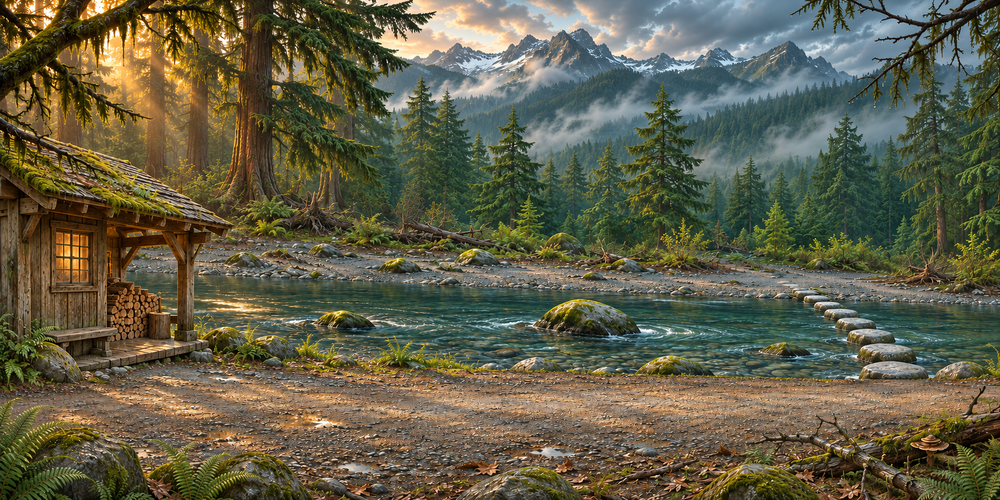
#> input picture games/broken-bridge-25d-prototype/visual-review/originals/exec-352d35e3-5b2d-4e73-ab53-8ed54f01d44e.png, 1000 x 500 px, shrunk from 1774 x 887 before the run
$ python prepare_v050.py
#> lines starting #> are read from the running program, lines starting #| are printed output that depends on the picture; after the words box and inside, x2 and y2 are one past the last pixel; in counts of white or black regions, pixels touching at a corner belong together
"""Produce the crisp registered bank and parallax plate from the authored edit."""
from pathlib import Path
from PIL import Image, ImageDraw, ImageFilter

review = Path(__file__).resolve().parent
assets = review.parent / 'assets'
source = review / 'originals' / 'exec-352d35e3-5b2d-4e73-ab53-8ed54f01d44e.png'
forest = Image.open(source).convert('RGB')
#> forest is the input picture: PIL image 1000x500 RGB; mean R, G, B 97.4, 94.7, 71.8
forest = forest.filter(ImageFilter.UnsharpMask(radius=1.1, percent=34, threshold=4))
forest.save(assets / 'scenery-distance.webp', quality=95, method=6)
width, height = forest.size
#> width = 1000; height = 500
mask = Image.new('L', forest.size)
#> mask: PIL image 1000x500 L; every value is 0
shoreline = [(0,0),(.15,0),(.24,.10),(.34,.21),(.47,.27),(.62,.30),(.76,.32),(1,.27),(1,1),(0,1)]
ImageDraw.Draw(mask).polygon([(round(x*width),round(y*height)) for x,y in shoreline], fill=255)
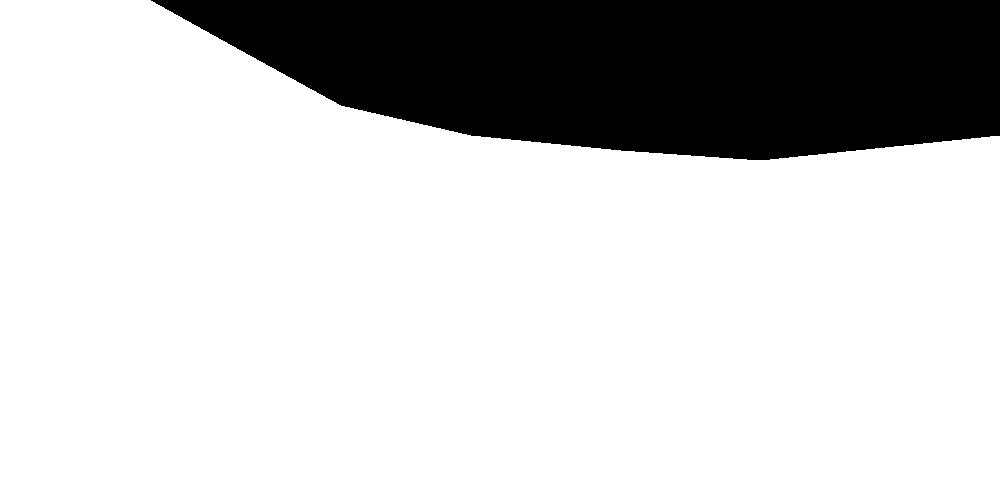
#> mask: PIL image 1000x500 L; 79.1% white; 1 black region, box (x1, y1, x2, y2) and area: (151, 0, 1000, 160) 104340
bank = forest.convert('RGBA')
bank.putalpha(mask.filter(ImageFilter.GaussianBlur(20)))
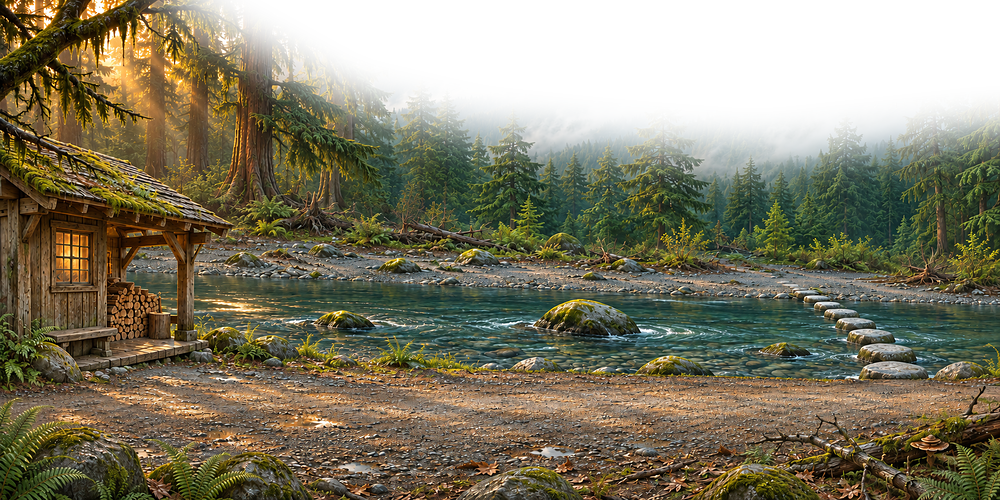
#> bank: PIL image 1000x500 RGBA; mean R, G, B, A 97.4, 94.7, 71.9, 201.7; transparent parts drawn white
bank.save(assets / 'scenery-bank.webp', quality=95, method=6)
